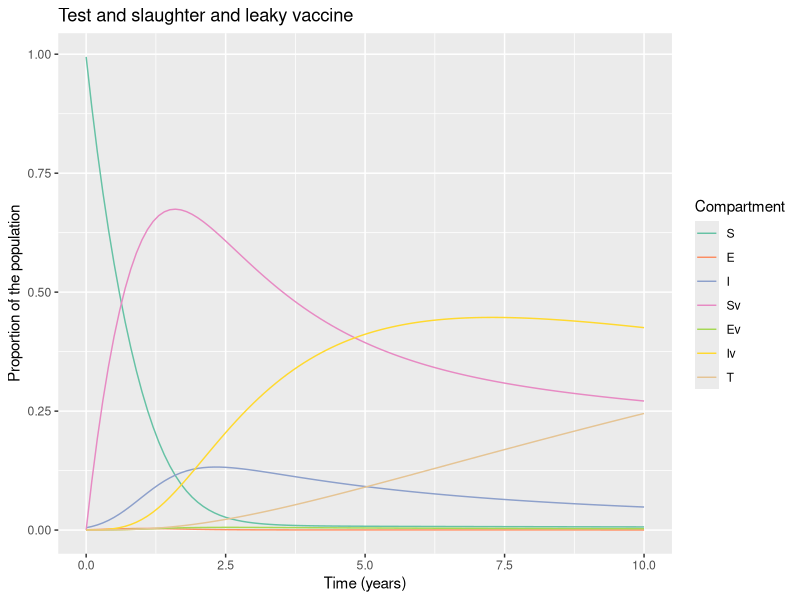

Write the R code that produced this figure.
# LOAD THE PACKAGES:
library(deSolve)
library(reshape2)
library(ggplot2)
#R_0=????b/(??(??+??)(??+??))

# MODEL INPUTS:

initial_state_values <- c(S = 1675000 - 8475,
                          E = 1000,        
                          I = 8375,        
                          Sv = 0,      
                          Ev = 0,
                          Iv = 0,
                          T = 0)      

# Parameters
#R0= 1.68 (beta/delta)
parameters <- c(beta = 5.2,     # the infection rate in units of years^-1  
                delta = 0.01*365,     # the latency period in units of years^-1 
                c_s = 0.3,       # the reduction in the force of infection
                # acting on those vaccinated
                c_i = 0.3,# the reduction in the infectivity of vaccinated infected bovines  
                u = 1/5,#death rate in units of years^-1 
                a = 0.06146 , #culling rate in units of years^-1
                b = 1/5, #birth rate in units of years^-1
                vc = 0.9,  # vaccination rate
                w = 0.000442, #wildife infection rate
                r = 0.08*365)  #exposed animals which are detected (diagnose test is less effective)

# TIMESTEPS:

# Sequence of timesteps to solve the model at
times <- seq(from = 0, to = 10, by =0.1)#from 0 to 10 years, daily intervalS
# MODEL FUNCTION: 

vaccine_model <- function(time, state, parameters) {  
  
  with(as.list(c(state, parameters)), {    
    
    # Defining lambda as a function of beta and E:
    N <- S + E + I + Sv + Ev + Iv 
    lambda <- beta * I/N + c_i * beta * Iv/N 
    # the Ev compartment gets c_i times less infected than the E compartment
    
    
    # The differential equations
    dS <- -lambda * S - u * S  - vc * S + (b * N * (1-vc)) - S * w          
    dE <- lambda * S - delta * E - u * E - vc * E - r *E
    dT <- a * I + a * Iv
    dI <- delta * E - a * I - u * I + S * w + r *E
    dSv <- -c_s * lambda * Sv - u * Sv + vc * S  + b * N * vc - Sv * w            
    dEv <- c_s * lambda * Sv - delta * Ev - u * Ev + vc * E - r *Ev
    dIv <- delta * Ev - a * Iv - u * Iv + Sv * w + r *Ev
    
    return(list(c(dS, dE, dI, dSv, dEv, dIv, dT))) 
  })
  
}

# MODEL OUTPUT:

# Solving the differential equations using the ode integration algorithm
output <- as.data.frame(ode(y = initial_state_values, 
                            times = times, 
                            func = vaccine_model,
                            parms = parameters))

# PLOT THE OUTPUT

# turn output dataset into long format
output_long <- melt(as.data.frame(output), id = "time")

# Adding a column for the prevalence proportion to the long-format output
output_long$prevalence <- output_long$value/sum(initial_state_values)

# Plot the number in each compartment over time
ggplot(data = output_long,                                               
       aes(x = time, y = prevalence, colour = variable, group = variable)) +  
  geom_line() +                                                          
  xlab("Time (years)")+                                                   
  ylab("Proportion of the population") +
  labs(title = paste("Test and slaughter and leaky vaccine"), 
       colour = "Compartment") +
  scale_colour_brewer(palette = "Set2")

#incidence<- diff(output_long$value[output_long$variable=="T"])
#plot(incidence)
